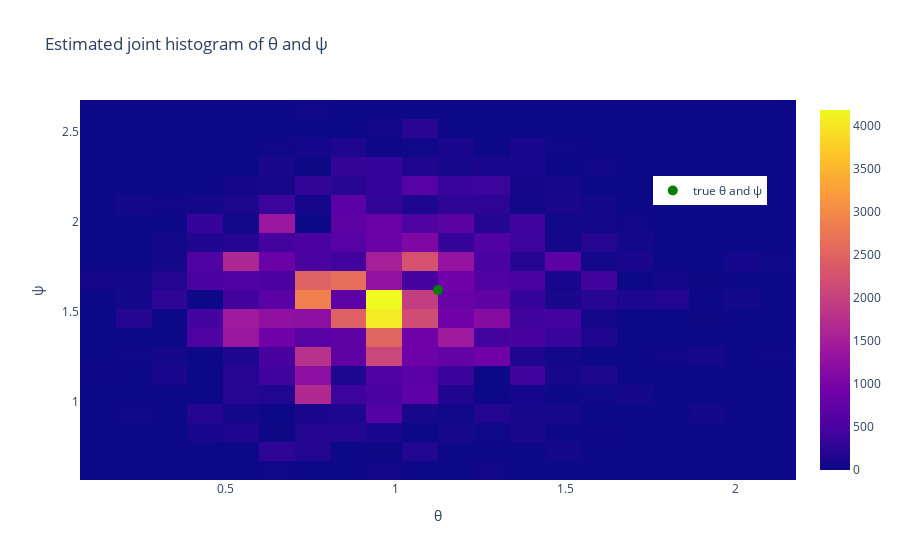

The cell this chart's notebook holds for it:
### Code cell
#joint histogram of the X_est_joint samples in the interval \[θ-1,θ+1\] and \[ψ-1,ψ+1\]
X_est_joint_interval = X_est_joint[(X_est_joint[:,0] > θ-1)*( X_est_joint[:,0] < θ+1)*(X_est_joint[:,1] > ψ-1)*( X_est_joint[:,1] < ψ+1)]
hist_joint_estimate,_,_ = np.histogram2d(X_est_joint_interval[:,0],X_est_joint_interval[:,1], bins = [20,20])
#Plotly histogram of the joint histogram along with the true values of θ and ψ
fig = go.Figure(data = [go.Heatmap(z = hist_joint_estimate, x = np.linspace(θ-1,θ+1,20), y = np.linspace(ψ-1,ψ+1,20), name = 'Estimated')])
fig.add_trace(go.Scatter(x = [θ], y = [ψ], mode = 'markers', marker = dict(size = 10, color = 'green'), name = 'true θ and ψ'))
fig.update_layout(title = 'Estimated joint histogram of θ and ψ',
                  xaxis_title = 'θ',
                  yaxis_title = 'ψ',
                    showlegend = True,
                    legend = dict(x = 0.8, y = 0.8))

fig.show()

### Figure 1 — Plotly figure (JSON) as saved in the notebook; plotly's stock layout.template omitted (floating-point values rounded to 4 significant figures; data arrays with more than 128 entries replaced by an {"elided": "..."} marker saying what was removed)
{"data": [{"name": "Estimated", "type": "heatmap", "x": [0.1249, 0.2302, 0.3354, 0.4407, 0.546, 0.6512, 0.7565, 0.8618, 0.967, 1.072, 1.178, 1.283, 1.388, 1.493, 1.599, 1.704, 1.809, 1.914, 2.02, 2.125], "y": [0.6219, 0.7271, 0.8324, 0.9377, 1.043, 1.148, 1.253, 1.359, 1.464, 1.569, 1.674, 1.78, 1.885, 1.99, 2.096, 2.201, 2.306, 2.411, 2.517, 2.622], "z": {"elided": "20x20 int values"}}, {"marker": {"color": "green", "size": 10}, "mode": "markers", "name": "true θ and ψ", "type": "scatter", "x": [1.125], "y": [1.622]}], "layout": {"legend": {"x": 0.8, "y": 0.8}, "showlegend": true, "title": {"text": "Estimated joint histogram of θ and ψ"}, "xaxis": {"title": {"text": "θ"}}, "yaxis": {"title": {"text": "ψ"}}}}
